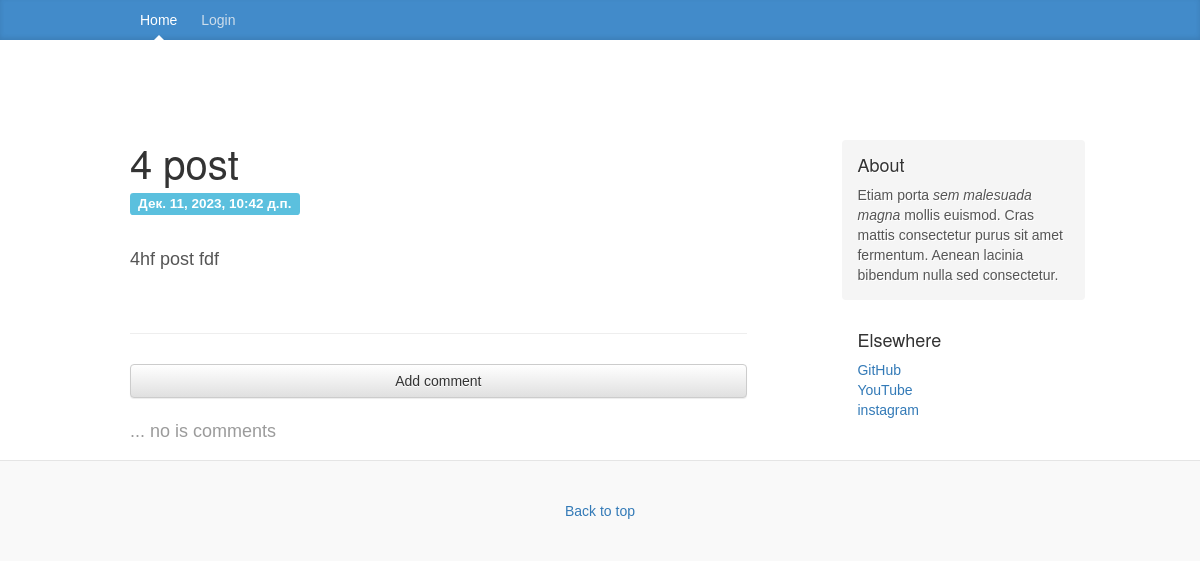
The app's page /blog/post/4/, older data.
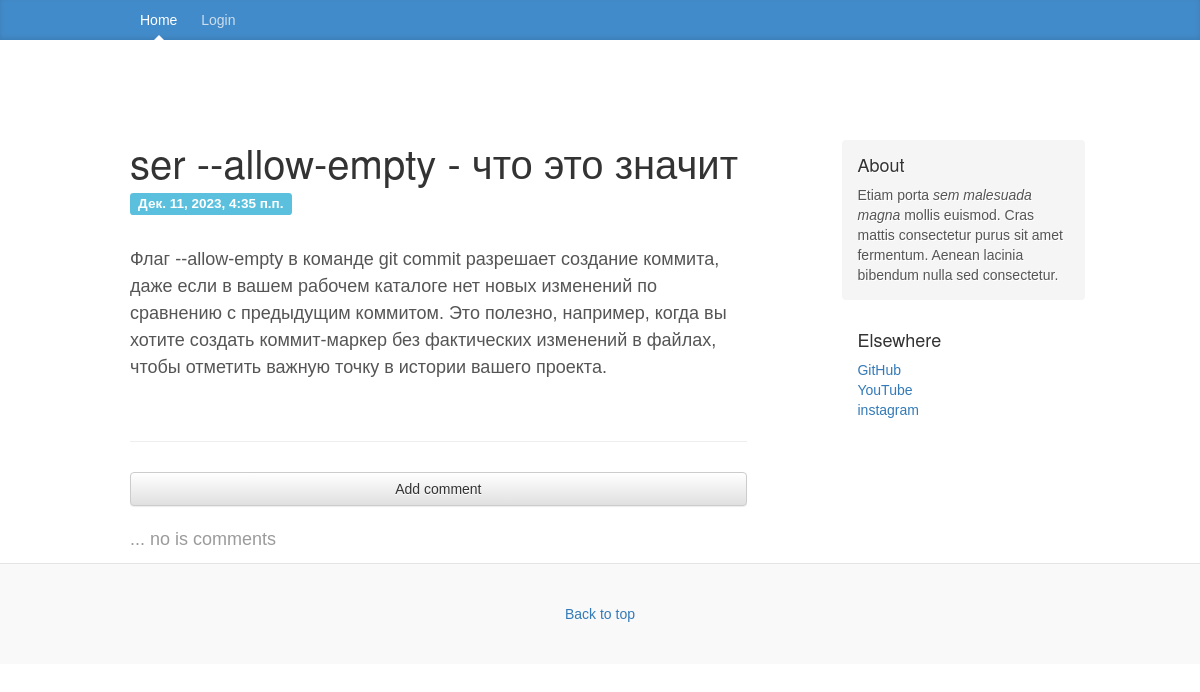
The same page, newer data.
### blog/models.py (models this page shows, shortened)
class Post(models.Model):
    author = models.ForeignKey(settings.AUTH_USER_MODEL, on_delete=models.CASCADE)
    title = models.CharField(max_length=200)
    text = models.TextField()
    created_date = models.DateTimeField(default=timezone.now)
    published_date = models.DateTimeField(blank=True, null=True)

### blog/views.py (the view)
# urls.py: path('blog/post/<int:pk>/', views.post_detail, name='post_detail'),
def post_detail(request, pk):
    post = get_object_or_404(Post, pk=pk)
    return render(request, 'blog/post_detail.html', {'post': post})

### blog/templates/blog/post_detail.html (shortened to what this page needs)
{% extends 'blog/base.html' %}
{% load static %}
{% block content %}
    <div class="blog-post">
        <h2 class="blog-post-title">{{ post.title }}</h2>
        <div style="margin: 5px 0 30px 0;">
            {% if post.published_date %}<span class="label label-info">{{ post.published_date }}</span>
            {% else %}<a class="btn btn-xs btn-success" href="{% url 'post_publish' pk=post.pk %}">publish</a>{% endif %}
        </div>
        <div>{{ post.text|linebreaksbr }}</div>
    </div>
    <hr>
    <a style="width: 100%; margin: 10px 0 20px 0;" class="btn btn-default" href="{% url 'add_comment_to_post' pk=post.pk %}">Add comment</a>
    {% for comment in post.comments.all %}
    {% if user.is_authenticated or comment.approved_comment %}
    <div class="comment" style="background: #f7f7f7; border-radius: 7px;">
        <div style="padding: 5px 0 0 5px;">
            {% include './icons/person-bounding-box.svg' %}
            {{ comment.author }}
            <span style="font-size: 15px;color: #8b8b8b;">{{ comment.created_date }}</span>
            {% if not comment.approved_comment %}
                <a class="btn btn-xs btn-danger" href="{% url 'comment_remove' pk=comment.pk %}">remove</a>
                <a class="btn btn-xs btn-success" href="{% url 'comment_approve' pk=comment.pk %}">approve</a>
            {% endif %}
        </div>
        <div style="clear:left;"></div>
        <div style="margin:10px;">{{ comment.text|linebreaks }}</div>
    </div>
    {% endif %}
{% empty %}
    <p style="color:#9b9b9b">... no is comments</p>
{% endfor %}
{% endblock %}

Row changes from the older to the newer data that the page shows:
changed Post: title "4 post" → "ser --allow-empty - что это значит"; published_date "Дек. 11, 2023, 10:42 д.п." → "Дек. 11, 2023, 4:35 п.п."; text "4hf post fdf" → "Флаг --allow-empty в команде git commit разрешает создание коммита, даже если в вашем рабочем каталоге нет новых изменений по сравнению с предыдущим коммитом. Это полезно, например, когда вы хотите создать коммит-маркер без фактических изменений в файлах, чтобы отметить важную точку в истории вашего проекта."
